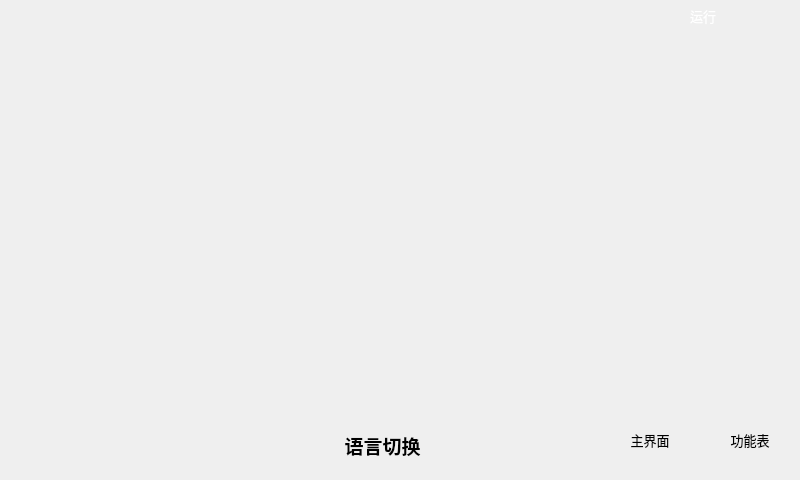
<?xml version="1.0" encoding="UTF-8"?>
<ui version="4.0">
 <class>InverterControllerClass</class>
 <widget class="QWidget" name="InverterControllerClass">
  <property name="geometry">
   <rect>
    <x>0</x>
    <y>0</y>
    <width>800</width>
    <height>480</height>
   </rect>
  </property>
  <property name="font">
   <font>
    <family>AR PL UKai CN</family>
    <pointsize>10</pointsize>
   </font>
  </property>
  <property name="contextMenuPolicy">
   <enum>Qt::CustomContextMenu</enum>
  </property>
  <property name="windowTitle">
   <string>InverterController</string>
  </property>
  <property name="styleSheet">
   <string notr="true">QWidget#InverterControllerClass{background-image: url(:/images/zhuye.png);}</string>
  </property>
  <widget class="QWidget" name="widget_layout" native="true">
   <property name="geometry">
    <rect>
     <x>0</x>
     <y>30</y>
     <width>800</width>
     <height>370</height>
    </rect>
   </property>
   <widget class="QWidget" name="layoutWidget">
    <property name="geometry">
     <rect>
      <x>-1</x>
      <y>-1</y>
      <width>801</width>
      <height>371</height>
     </rect>
    </property>
    <layout class="QVBoxLayout" name="verticalLayout">
     <property name="spacing">
      <number>0</number>
     </property>
    </layout>
   </widget>
  </widget>
  <widget class="Clock" name="widget_time" native="true">
   <property name="geometry">
    <rect>
     <x>20</x>
     <y>410</y>
     <width>150</width>
     <height>60</height>
    </rect>
   </property>
   <property name="font">
    <font>
     <family>AR PL UKai CN</family>
     <pointsize>9</pointsize>
    </font>
   </property>
  </widget>
  <widget class="QToolButton" name="tBtn_function">
   <property name="geometry">
    <rect>
     <x>710</x>
     <y>400</y>
     <width>80</width>
     <height>80</height>
    </rect>
   </property>
   <property name="font">
    <font>
     <family>AR PL UKai CN</family>
     <pointsize>10</pointsize>
     <weight>50</weight>
     <bold>false</bold>
    </font>
   </property>
   <property name="focusPolicy">
    <enum>Qt::StrongFocus</enum>
   </property>
   <property name="styleSheet">
    <string notr="true">background: transparent;border-radius: 40px;</string>
   </property>
   <property name="text">
    <string>功能表</string>
   </property>
   <property name="icon">
    <iconset resource="InverterController.qrc">
     <normaloff>:/images/zhuyegongnenganniu.png</normaloff>:/images/zhuyegongnenganniu.png</iconset>
   </property>
   <property name="iconSize">
    <size>
     <width>100</width>
     <height>100</height>
    </size>
   </property>
   <property name="checkable">
    <bool>false</bool>
   </property>
   <property name="toolButtonStyle">
    <enum>Qt::ToolButtonIconOnly</enum>
   </property>
  </widget>
  <widget class="QToolButton" name="tBtn_power">
   <property name="geometry">
    <rect>
     <x>500</x>
     <y>400</y>
     <width>80</width>
     <height>80</height>
    </rect>
   </property>
   <property name="font">
    <font>
     <family>AR PL UKai CN</family>
     <pointsize>10</pointsize>
     <weight>50</weight>
     <bold>false</bold>
    </font>
   </property>
   <property name="focusPolicy">
    <enum>Qt::StrongFocus</enum>
   </property>
   <property name="styleSheet">
    <string notr="true">background: transparent;border-radius: 40px;</string>
   </property>
   <property name="icon">
    <iconset resource="InverterController.qrc">
     <normaloff>:/images/zhuyeguanjianniu.png</normaloff>:/images/zhuyeguanjianniu.png</iconset>
   </property>
   <property name="iconSize">
    <size>
     <width>100</width>
     <height>100</height>
    </size>
   </property>
   <property name="checkable">
    <bool>false</bool>
   </property>
   <property name="checked">
    <bool>false</bool>
   </property>
   <property name="autoRepeat">
    <bool>false</bool>
   </property>
   <property name="autoExclusive">
    <bool>false</bool>
   </property>
   <property name="toolButtonStyle">
    <enum>Qt::ToolButtonIconOnly</enum>
   </property>
  </widget>
  <widget class="QToolButton" name="tBtn_main">
   <property name="geometry">
    <rect>
     <x>610</x>
     <y>400</y>
     <width>80</width>
     <height>80</height>
    </rect>
   </property>
   <property name="font">
    <font>
     <family>AR PL UKai CN</family>
     <pointsize>10</pointsize>
     <weight>50</weight>
     <bold>false</bold>
    </font>
   </property>
   <property name="focusPolicy">
    <enum>Qt::StrongFocus</enum>
   </property>
   <property name="styleSheet">
    <string notr="true">background: transparent;border-radius: 40px;</string>
   </property>
   <property name="text">
    <string>主界面</string>
   </property>
   <property name="icon">
    <iconset resource="InverterController.qrc">
     <normaloff>:/images/zhuyemiananniu.png</normaloff>:/images/zhuyemiananniu.png</iconset>
   </property>
   <property name="iconSize">
    <size>
     <width>100</width>
     <height>100</height>
    </size>
   </property>
   <property name="toolButtonStyle">
    <enum>Qt::ToolButtonIconOnly</enum>
   </property>
  </widget>
  <widget class="QToolButton" name="tBtn_back">
   <property name="geometry">
    <rect>
     <x>310</x>
     <y>420</y>
     <width>145</width>
     <height>50</height>
    </rect>
   </property>
   <property name="font">
    <font>
     <family>AR PL UKai CN</family>
     <pointsize>14</pointsize>
     <weight>75</weight>
     <bold>true</bold>
    </font>
   </property>
   <property name="styleSheet">
    <string notr="true">background-image: url(:/images/backbutton.png);border-radius: 3px;</string>
   </property>
   <property name="text">
    <string>语言切换</string>
   </property>
   <property name="iconSize">
    <size>
     <width>145</width>
     <height>50</height>
    </size>
   </property>
   <property name="toolButtonStyle">
    <enum>Qt::ToolButtonFollowStyle</enum>
   </property>
  </widget>
  <widget class="QLabel" name="label">
   <property name="geometry">
    <rect>
     <x>580</x>
     <y>0</y>
     <width>30</width>
     <height>30</height>
    </rect>
   </property>
   <property name="styleSheet">
    <string notr="true"/>
   </property>
   <property name="text">
    <string/>
   </property>
   <property name="pixmap">
    <pixmap resource="InverterController.qrc">:/images/bulianggreen.png</pixmap>
   </property>
   <property name="scaledContents">
    <bool>true</bool>
   </property>
  </widget>
  <widget class="QLabel" name="label_2">
   <property name="geometry">
    <rect>
     <x>640</x>
     <y>0</y>
     <width>30</width>
     <height>30</height>
    </rect>
   </property>
   <property name="text">
    <string/>
   </property>
   <property name="pixmap">
    <pixmap resource="InverterController.qrc">:/images/buliangred.png</pixmap>
   </property>
   <property name="scaledContents">
    <bool>true</bool>
   </property>
  </widget>
  <widget class="QLabel" name="label_3">
   <property name="geometry">
    <rect>
     <x>690</x>
     <y>0</y>
     <width>100</width>
     <height>31</height>
    </rect>
   </property>
   <property name="styleSheet">
    <string notr="true">color: rgb(255, 255, 255);</string>
   </property>
   <property name="text">
    <string>运行</string>
   </property>
   <property name="textFormat">
    <enum>Qt::AutoText</enum>
   </property>
  </widget>
 </widget>
 <layoutdefault spacing="6" margin="11"/>
 <customwidgets>
  <customwidget>
   <class>Clock</class>
   <extends>QWidget</extends>
   <header location="global">clock.h</header>
   <container>1</container>
  </customwidget>
 </customwidgets>
 <resources>
  <include location="InverterController.qrc"/>
 </resources>
 <connections/>
</ui>
